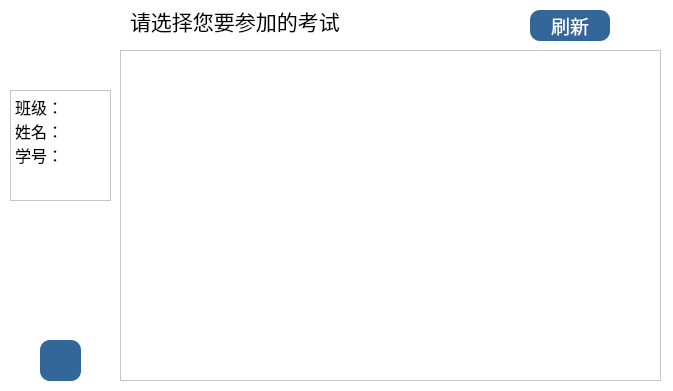
<?xml version="1.0" encoding="UTF-8"?>
<ui version="4.0">
 <class>studentpreexam</class>
 <widget class="QWidget" name="studentpreexam">
  <property name="geometry">
   <rect>
    <x>0</x>
    <y>0</y>
    <width>673</width>
    <height>391</height>
   </rect>
  </property>
  <property name="font">
   <font>
    <pointsize>12</pointsize>
   </font>
  </property>
  <property name="windowTitle">
   <string>Form</string>
  </property>
  <property name="styleSheet">
   <string notr="true">QWidget
{
background-color:white;
}</string>
  </property>
  <widget class="QLabel" name="label">
   <property name="geometry">
    <rect>
     <x>130</x>
     <y>0</y>
     <width>301</width>
     <height>41</height>
    </rect>
   </property>
   <property name="font">
    <font>
     <family>华文中宋</family>
     <pointsize>16</pointsize>
    </font>
   </property>
   <property name="text">
    <string>请选择您要参加的考试</string>
   </property>
  </widget>
  <widget class="QPushButton" name="Return">
   <property name="geometry">
    <rect>
     <x>40</x>
     <y>340</y>
     <width>41</width>
     <height>41</height>
    </rect>
   </property>
   <property name="styleSheet">
    <string notr="true">QPushButton
{
border:none;
image:url(:/image/home.png);
border-radius:10px;
background-color:rgb(51, 102, 153);
}
QPushButton:hover
{
background-color:rgb(177, 204, 228);
}</string>
   </property>
   <property name="text">
    <string/>
   </property>
  </widget>
  <widget class="QListWidget" name="examList">
   <property name="geometry">
    <rect>
     <x>120</x>
     <y>50</y>
     <width>541</width>
     <height>331</height>
    </rect>
   </property>
   <property name="font">
    <font>
     <family>宋体</family>
     <pointsize>12</pointsize>
    </font>
   </property>
  </widget>
  <widget class="QPushButton" name="refresh">
   <property name="geometry">
    <rect>
     <x>530</x>
     <y>10</y>
     <width>80</width>
     <height>31</height>
    </rect>
   </property>
   <property name="font">
    <font>
     <family>华文中宋</family>
     <pointsize>14</pointsize>
    </font>
   </property>
   <property name="styleSheet">
    <string notr="true">QPushButton
{
border:none;
border-radius:10px;
background-color:rgb(51, 102, 153);
color:white;
}
QPushButton:hover
{
background-color:rgb(177, 204, 228);
color:black;
}</string>
   </property>
   <property name="text">
    <string>刷新</string>
   </property>
  </widget>
  <widget class="QLabel" name="label_7">
   <property name="geometry">
    <rect>
     <x>30</x>
     <y>20</y>
     <width>51</width>
     <height>51</height>
    </rect>
   </property>
   <property name="text">
    <string/>
   </property>
   <property name="pixmap">
    <pixmap resource="res.qrc">:/image/photo.png</pixmap>
   </property>
   <property name="scaledContents">
    <bool>true</bool>
   </property>
  </widget>
  <widget class="QTextBrowser" name="textBrowser">
   <property name="geometry">
    <rect>
     <x>10</x>
     <y>90</y>
     <width>101</width>
     <height>111</height>
    </rect>
   </property>
   <property name="styleSheet">
    <string notr="true">QLabel
{
border:none;
background-color:white;
}</string>
   </property>
   <property name="html">
    <string>&lt;!DOCTYPE HTML PUBLIC &quot;-//W3C//DTD HTML 4.0//EN&quot; &quot;http://www.w3.org/TR/REC-html40/strict.dtd&quot;&gt;
&lt;html&gt;&lt;head&gt;&lt;meta name=&quot;qrichtext&quot; content=&quot;1&quot; /&gt;&lt;style type=&quot;text/css&quot;&gt;
p, li { white-space: pre-wrap; }
&lt;/style&gt;&lt;/head&gt;&lt;body style=&quot; font-family:'SimSun'; font-size:6pt; font-weight:400; font-style:normal;&quot;&gt;
&lt;p style=&quot; margin-top:0px; margin-bottom:0px; margin-left:0px; margin-right:0px; -qt-block-indent:0; text-indent:0px;&quot;&gt;&lt;span style=&quot; font-size:12pt;&quot;&gt;班级：&lt;/span&gt;&lt;/p&gt;
&lt;p style=&quot; margin-top:0px; margin-bottom:0px; margin-left:0px; margin-right:0px; -qt-block-indent:0; text-indent:0px;&quot;&gt;&lt;span style=&quot; font-size:12pt;&quot;&gt;姓名：&lt;/span&gt;&lt;/p&gt;
&lt;p style=&quot; margin-top:0px; margin-bottom:0px; margin-left:0px; margin-right:0px; -qt-block-indent:0; text-indent:0px;&quot;&gt;&lt;span style=&quot; font-size:12pt;&quot;&gt;学号：&lt;/span&gt;&lt;/p&gt;&lt;/body&gt;&lt;/html&gt;</string>
   </property>
  </widget>
 </widget>
 <resources>
  <include location="res.qrc"/>
 </resources>
 <connections/>
</ui>
